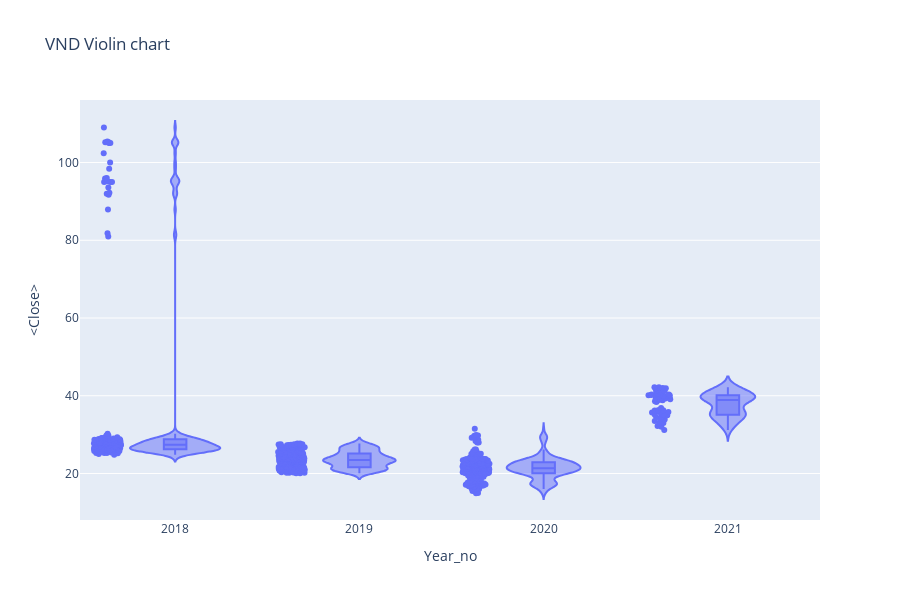

Notebook cell for this chart:
### Code cell
#px.violin(df_tips, y="tip", x="smoker", color="sex", box=True, points="all",
#          hover_data=df_tips.columns)

fig = go.Figure()
px.violin(df,x='Year_no',y='<Close>',box =True, points='all',
         hover_data=df.columns, title = 'VND Violin chart', width=900, height=600)

### Figure 1 — Plotly figure (JSON) as saved in the notebook; plotly's stock layout.template omitted (floating-point values rounded to 4 significant figures; data arrays with more than 128 entries replaced by an {"elided": "..."} marker saying what was removed)
{"data": [{"alignmentgroup": "True", "box": {"visible": true}, "customdata": {"elided": "715x5 mixed values"}, "hovertemplate": "Year_no=%{x}<br><Close>=%{y}<br>datetime=%{customdata[0]}<br><Volume>=%{customdata[1]}<br>Period=%{customdata[2]}<br>Daily_return=%{customdata[3]}<br>Volumn=%{customdata[4]}<extra></extra>", "legendgroup": "", "marker": {"color": "#636efa"}, "name": "", "offsetgroup": "", "orientation": "v", "points": "all", "scalegroup": "True", "showlegend": false, "type": "violin", "x": {"elided": "715 int values"}, "x0": " ", "xaxis": "x", "y": {"elided": "715 float values"}, "y0": " ", "yaxis": "y"}], "layout": {"height": 600, "legend": {"tracegroupgap": 0}, "title": {"text": "VND Violin chart"}, "violinmode": "group", "width": 900, "xaxis": {"anchor": "y", "domain": [0, 1], "title": {"text": "Year_no"}}, "yaxis": {"anchor": "x", "domain": [0, 1], "title": {"text": "<Close>"}}}}
